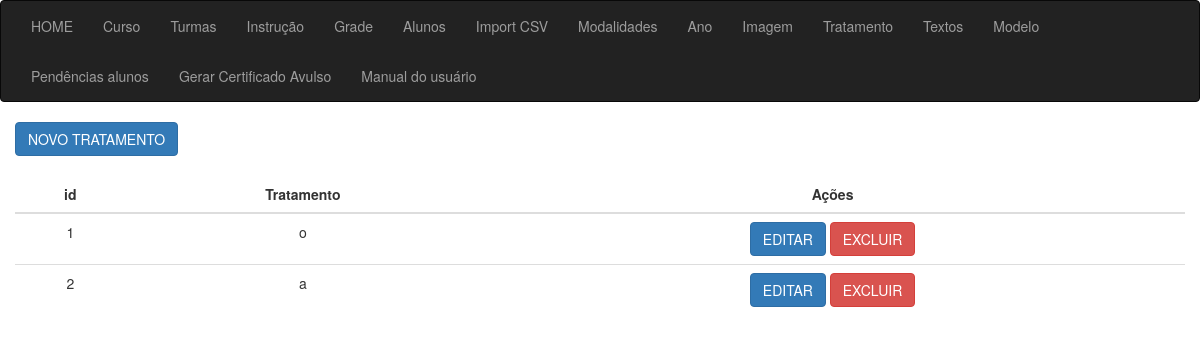
The app's page /sgc/tratamento_lista with its own data.
### app_cert/models.py (models this page shows, shortened)
class Tratamento(models.Model):
    id = models.AutoField(primary_key=True)
    tratamento = models.CharField(max_length=2, verbose_name="Tratamento", null=True)
    create_at = models.DateTimeField(auto_now_add=True, null=True)
    class Meta:
        verbose_name = 'Tratamento'
        verbose_name_plural = 'Tratamentos'
        ordering = ['create_at']

### app_cert/views/views_tratamento.py (the view)
# urls.py: path('tratamento_lista', tratamento_lista, name="tratamento_lista"),
def tratamento_lista(request):
    dataset = Tratamento.objects.all()
    context = {"dataset": dataset}
    return render(request, 'tratamento/lista.html', context)

### app_cert/templates/tratamento/lista.html (shortened to what this page needs)
{% extends 'sgc_base.html' %}
{% block content %}
<div class="container">
    <div class="row">
        <div class="col-md-15">
            <a href="{% url 'tratamento_novo' %}" class="btn btn-primary">NOVO TRATAMENTO</a>
            <div class="col-8 m-auto pt-4 pb-2 text-center">
                <table class="table">
                    <thead class="thead-dark">
                        <tr>
                            <th style="text-align: center">id</th>
                            <th style="text-align: center">Tratamento</th>
                            <th style="text-align: center">Ações</th>
                        </tr>
                    </thead>
                    <tbody>
                        {% for data in dataset %}
                        <tr>
                            <td style="text-align: center">{{ data.id }}</td>
                            <td style="text-align: center">{{ data.tratamento }}</td>
                            <td style="text-align: center">
                                <a href="/grade_editar/{{ data.id }}/" class="btn btn-primary">EDITAR</a>
                                <a href="/grade_delete/{{ data.id }}/" class="btn btn-danger">EXCLUIR</a>
                            </td>
                        </tr>
                        {% endfor %}
                    </tbody>
                </table>
            </div>
        </div>
    </div>
</div>
{% endblock %}

### records on screen
Tratamento: id "1", tratamento "o"
Tratamento: id "2", tratamento "a"
